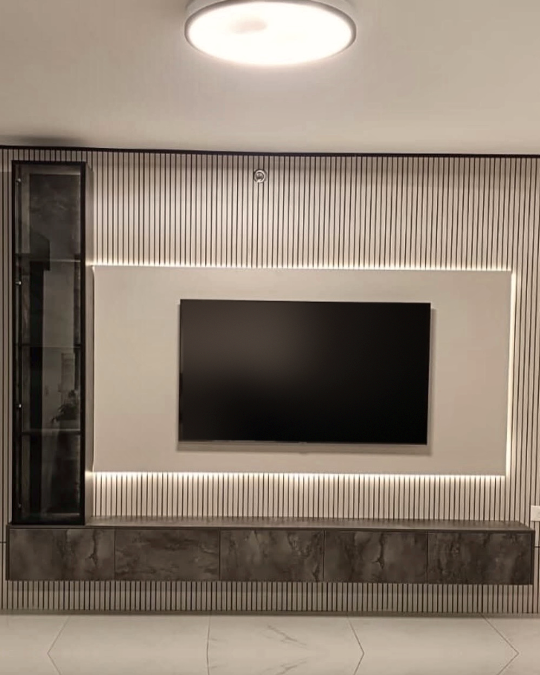
#> input picture projects/2026-10-tv-walls-series/carousel/p_dark.png, 1080 x 1350 px, given in place of white_g.png, which was not available (shown at 1/2 size)
$ python post_assets.py
#> lines starting #> are read from the running program, lines starting #| are printed output that depends on the picture; pictures that were not available may be replaced by others from this repository, and a replacement may not be noted
"""Post photos: whole wall in every slide, 4:5 (1080x1350), lossless PNG. Crops trim only empty edges (curtain/ceiling side)."""
import cv2, numpy as np
def out(im, name):
    cv2.imwrite(f"carousel/p_{name}.png", cv2.resize(im, (1080, 1350), interpolation=cv2.INTER_LANCZOS4))
w = cv2.imread("work/white_g.png");  out(w[:, 8:926], "white")             # 918x1147
#> further down, w is the input picture: shape (1350, 1080, 3); mean B, G, R 114.4, 127.3, 140.6
#> in out, `cv2.imwrite(f"carousel/p_{name}.png", cv2.resize(im, (1080, 1350), int..`:
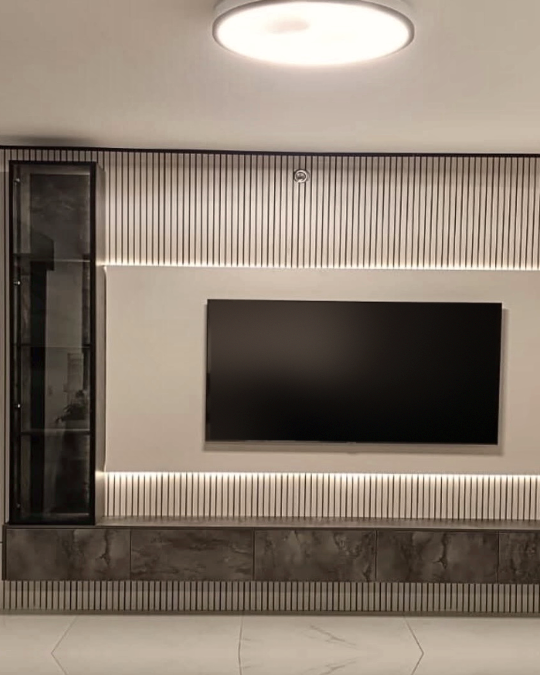
#> saved as p_white.png: shape (1350, 1080, 3) (shown at 1/2 size); mean B, G, R 111.8, 124.1, 136.7
p = cv2.imread("work/panels_g.png"); out(p[:, 120:1126], "panels")         # 1006x1258
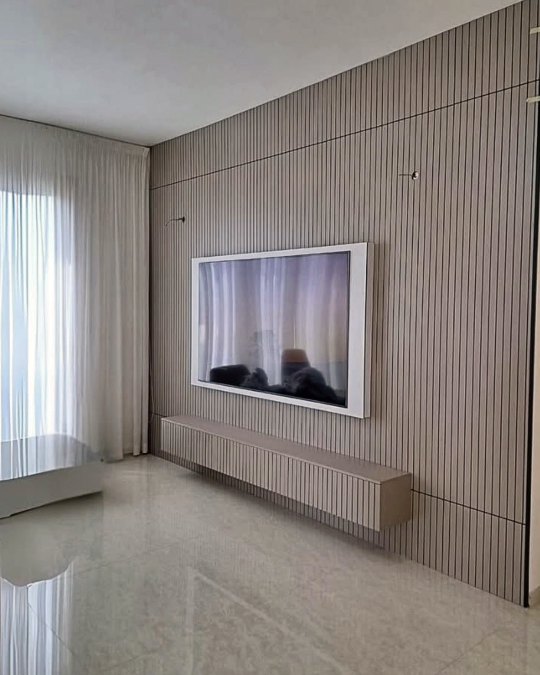
#> input picture projects/2026-10-tv-walls-series/carousel/p_slats.png, 1080 x 1350 px, given in place of panels_g.png, which was not available (shown at 1/2 size)
#> further down, p is the input picture: shape (1350, 1080, 3); mean B, G, R 128.8, 132.3, 139.1
#> call 2 of out, with name = 'panels'
#> in out (call 2), `cv2.imwrite(f"carousel/p_{name}.png", cv2.resize(im, (1080, 1350), int..`:
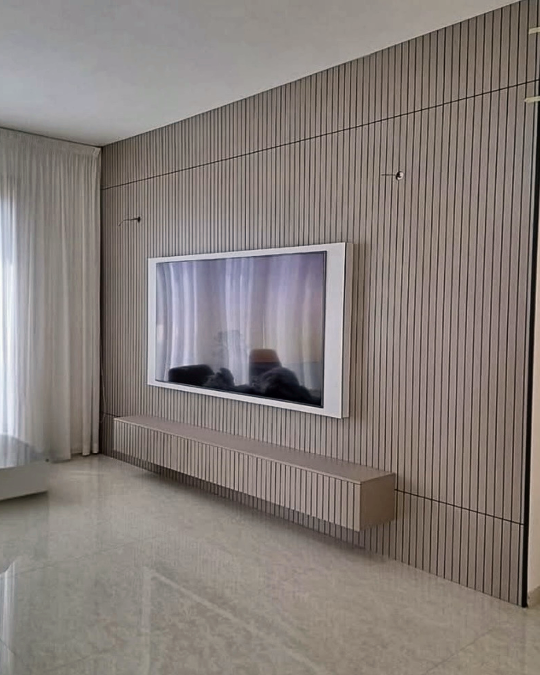
#> saved as p_panels.png: shape (1350, 1080, 3) (shown at 1/2 size); mean B, G, R 122, 126.3, 134.6
s = cv2.imread("work/slats_g.png");  out(s[:, 89:977], "slats")            # 888x1110
#> call 3 of out, with name = 'slats'
#> in out (call 3), `cv2.imwrite(f"carousel/p_{name}.png", cv2.resize(im, (1080, 1350), int..`:
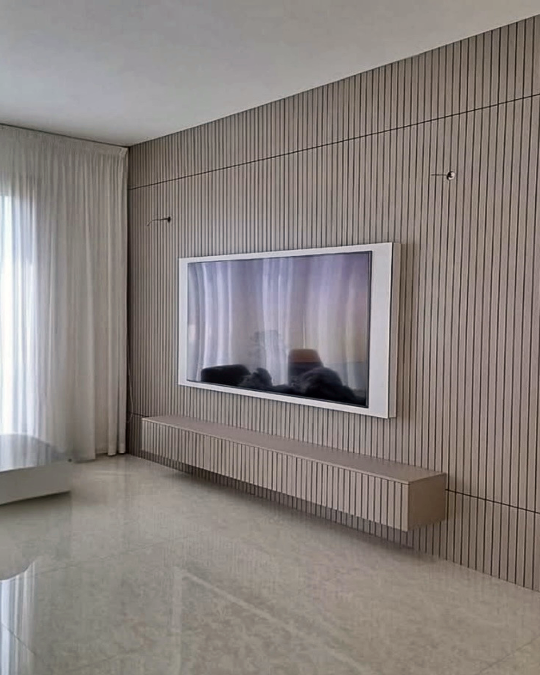
#> saved as p_slats.png: shape (1350, 1080, 3) (shown at 1/2 size); mean B, G, R 126.6, 130.2, 137.6
#> (the run stopped early here; a loop or call above may not have finished)
